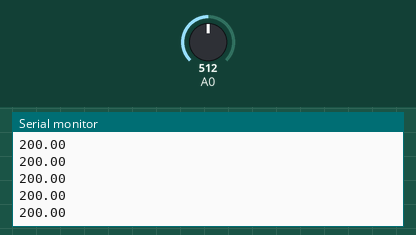
Recording of a sketch running on a simulated Arduino Uno, built with avr-gcc and run on an emulated ATmega328P. On the bench: the last lines printed to the serial monitor. The inputs (shaded band) are chosen by the test bench; at power-on: A0 = 512.

Above: at 1.2 s.
1.3 s: A0 set to 716
At 2.2 s:
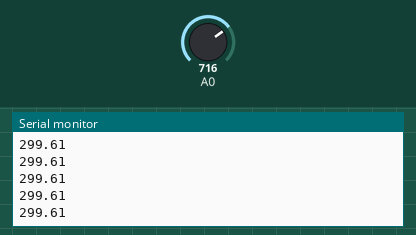
2.8 s: A0 set to 900
At 3.8 s:
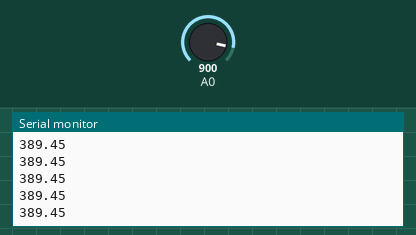
Timing chart, 0 to 5.8 s (numbered marks = the images above; inputs shaded):
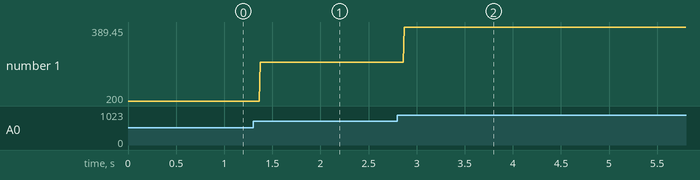

The sketch:

temp.ino
```cpp
void setup() {
  // put your setup code here, to run once:
  Serial.begin(9600);
}

void loop() {
  // put your main code here, to run repeatedly:
  float tempRead  = (analogRead(A0)/1024.0) * 5.0;
  float curTemp = (tempRead -.5) * 100;
  Serial.println(curTemp);
}
```

Measured:
- after the input at 1.3 s, the serial monitor: prints a new line after 0.07 s (image 1)
- after the input at 2.8 s, the serial monitor: prints a new line after 0.07 s (image 2)
- plotted number 1: 200 → 299.61 after the input at 1.3 s, 299.61 → 389.45 after the input at 2.8 s
